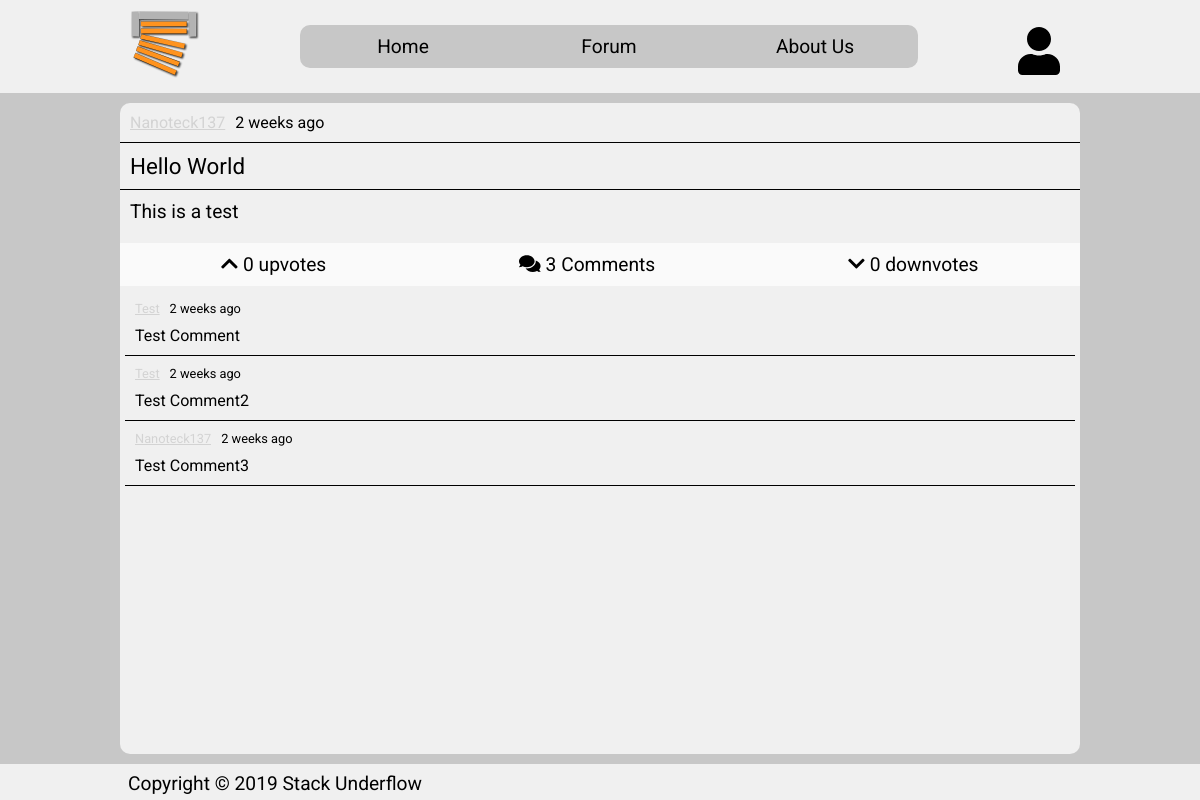
/view_post.php?p=1, run on the app's committed database.
### tables this page shows
CREATE TABLE users(
    uID int(8) PRIMARY KEY AUTO_INCREMENT,
    uName varchar (32) NOT NULL,
    uUsername varchar (64) NOT NULL,
    uEmail varchar (64) NOT NULL,
    uPassword varchar (128) NOT NULL,
    uBirthdate datetime NOT NULL,
    uCreatedDate datetime NOT NULL default CURRENT_TIMESTAMP,
    uUserType ENUM ('member', 'moderator', 'admin') NOT NULL DEFAULT 'member',
    uSignature varchar(32) DEFAULT "",
    uProfilePicture varchar(128) NOT NULL DEFAULT '',
    uTheme ENUM('light', 'dark') NOT NULL DEFAULT 'light'
);

CREATE TABLE forum_posts (
    pID int(8) PRIMARY KEY AUTO_INCREMENT,
    pTitle varchar(64) NOT NULL,
    pContent mediumtext NOT NULL,
    
    pAuthor int(8),
    FOREIGN KEY(pAuthor) REFERENCES users(uID),

    pCreatedDate datetime NOT NULL DEFAULT CURRENT_TIMESTAMP
);

CREATE TABLE forum_comments (
    cID int(8) PRIMARY KEY AUTO_INCREMENT,
    
    cPostID int(8),
    FOREIGN KEY(cPostID) REFERENCES forum_posts(pID),
    
    cContent mediumtext NOT NULL,
    
    cAuthor int(8),
    FOREIGN KEY(cAuthor) REFERENCES users(uID),

    cCreatedDate datetime NOT NULL default CURRENT_TIMESTAMP
);

### private/api/forum.php (called while the page is built, shortened)
<?php
class Comment
{
    private function __construct(int $id,
                                Post $post,
                                string $content,
                                AuthUser $author,
                                string $createdDate)
    {
        $this->content = $content;
        $this->author = $author;
        $this->createdDate = $createdDate;
    }
    public static function CreateForPost(Auth $auth, Post $post, $row)
    {
        $user = $auth->GetUserById($row["cAuthor"]);
        return new Comment(
            $row["cID"],
            $post,
            $row["cContent"],
            $user,
            $row["cCreatedDate"]
        );
    }
}
class Post
{
    public $database;
    public $auth;
    public $id;
    private function __construct(Database $database,
                                Auth $auth,
                                int $id,
                                string $title,
                                string $content,
                                AuthUser $author,
                                string $createdDate)
    {
        $this->database = $database;
        $this->auth = $auth;
        $this->id = $id;
        $this->title = $title;
        $this->content = $content;
        $this->author = $author;
        $this->createdDate = $createdDate;
    }
    public function GetUpvotesCount(): int
    {
        $postID = $this->id;
        $query = "SELECT * FROM forum_post_rate WHERE upValue=1 AND upPost=$postID";
        $result = $this->database->Query($query);
        return $result->GetNumRows();
    }
    public function GetDownvotesCount(): int
    {
        $postID = $this->id;
        $query = "SELECT * FROM forum_post_rate WHERE upValue=-1 AND upPost=$postID";
        $result = $this->database->Query($query);
        return $result->GetNumRows();
    }
    public function GetAllComments(): array
    {
        $comments = array();
        $postID = $this->id;
        $query = "SELECT * FROM forum_comments WHERE forum_comments.cPostID=$postID ORDER BY forum_comments.cCreatedDate";
        $result = $this->database->Query($query);
        for($i = 0; $i < $result->GetNumRows(); $i++)
        {
            $row = $result->GetRow($i);
            $comment = Comment::CreateForPost($this->auth, $this, $row);
            array_push($comments, $comment);
        }
        return $comments;
    }
    public static function CreateFromRow(Database $database, Auth $auth, $row): Post
    {
        $user = $auth->GetUserById($row["pAuthor"]);
        return new Post(
            $database,
            $auth,
            $row["pID"],
            $row["pTitle"],
            $row["pContent"],
            $user,
            $row["pCreatedDate"]
        );
    }
}
class Forum
{
    private $database;
    private $auth;
    public function __construct(Database $database, Auth $auth)
    {
        $this->database = $database;
        $this->auth = $auth;
    }
    public function GetPostById(int $id): ?Post
    {
        $query = "SELECT * FROM forum_posts WHERE pID=$id ORDER BY forum_posts.pCreatedDate DESC";
        $result = $this->database->Query($query);
        if($result->GetNumRows() === 1)
        {
            $row = $result->GetRow(0);
            return Post::CreateFromRow($this->database, $this->auth, $row);
        }
        else
        {
            throw new ForumPostNotFoundException();
        }
    }
}
?>

### private/api/auth.php (called while the page is built, shortened)
<?php
class AuthUser
{
    public function __construct(Database $database,
                                int $id,
                                string $name,
                                string $username,
                                string $email,
                                string $password,
                                string $birthdate,
                                string $createdDate,
                                string $type,
                                string $signature,
                                string $profilePicture,
                                string $theme)
    {
        $this->id = $id;
        $this->username = $username;
    }
    public static function CreateFromRow($database, $row): AuthUser
    {
        return new AuthUser(
            $database,
            $row["uID"],
            $row["uName"],
            $row["uUsername"],
            $row["uEmail"],
            $row["uPassword"],
            $row["uBirthdate"],
            $row["uCreatedDate"],
            $row["uUserType"],
            $row["uSignature"],
            $row["uProfilePicture"],
            $row["uTheme"]
        );
    }
}
class Auth
{
    public $database;
    public function __construct(Database $database)
    {
        $this->database = $database;
    }
    public function GetUserById(int $id): ?AuthUser
    {
        $query = "SELECT * FROM users WHERE uID=$id";
        try {
            $result = $this->database->Query($query);
            if($result->GetNumRows() === 1)
            {
                $row = $result->GetRow(0);
                return AuthUser::CreateFromRow($this->database, $row);
            }
            else
            {
                throw new AuthUserNotFoundException("User not found with id '$id'");
            }
        }
        catch(Exception $e)
        {
            throw new AuthUserNotFoundException("User not found with id '$id'");
        }
        return null;
    }
    public function IsUserLoggedIn()
    {
        return isset($_SESSION["valid_login"]) && $_SESSION["valid_login"] === true;
    }
}
?>

### private/api/database.php (called while the page is built, shortened)
<?php
class DatabaseResult
{
    private $rows;
    private $numRows;
    public function __construct(array $rows, int $numRows)
    {
        $this->rows = $rows;
        $this->numRows = $numRows;
    }
    public function GetNumRows(): int
    {
        return $this->numRows;
    }
    public function GetRow(int $index)
    {
        return $this->rows[$index];
    }
}
class Database
{
    private $connection;
    public function __construct()
    {
        $this->connection = new mysqli("localhost", "root", "", "stackunderflow");
    }
    public function Query(string $query)
    {
        $result = $this->connection->query($query);
        if(is_bool($result))
        {
            return new DatabaseResult(array(), 0);
        }
        else
        {
            return new DatabaseResult($result->fetch_all(MYSQLI_BOTH), $result->num_rows);
        }
        return null;
    }
}
?>

### private/common.php (called while the page is built, shortened)
<?php
require_once("private/api/database.php");
require_once("private/api/auth.php");
require_once("private/api/forum.php");
function common_start()
{
    $database = new Database();
    $auth = new Auth($database);
    $forum = new Forum($database, $auth);
}
function format_time($time)
{
    $time = time() - $time;
    $time = ($time < 1) ? 1 : $time;
    $tokens = array(
        31536000 => 'year',
        2592000 => 'month',
        604800 => 'week',
        86400 => 'day',
        3600 => 'hour',
        60 => 'minute',
        1 => 'second'
    );
    foreach ($tokens as $unit => $text)
    {
        if ($time < $unit) continue;
        $numberOfUnits = floor($time / $unit);
        return $numberOfUnits . ' ' . $text . (($numberOfUnits > 1) ? 's' : '');
    }
}
function format_time_data($time_data)
{
    return format_time(strtotime($time_data));
}
?>

### view_post.php (the view, shortened to what this page needs)
<?php
    require_once("private/common.php");
?>
<!DOCTYPE html>
<html>
<head>
    <?php include "template/head.php" ?>
    <link rel="stylesheet" href="css/pages/view_post.css">
</head>
<body>
    <?php
        try
        {
            $post = $forum->GetPostById($_GET["p"]);
            $comments = $post->GetAllComments();
        }
        catch(Exception $e)
        {
            header("location: index.php");
            exit();
        }
    ?>
    <div id="container">
        <?php include "template/header.php" ?>
        <main>
            <div id="view-post-author">
                <a href="view_profile.php"><?php echo $post->author->username; ?></a>
                <p><?php echo format_time_data($post->createdDate); ?> ago</p>
            </div>
            <p id="view-post-title"><?php echo $post->title; ?></p>
            <p id="view-post-content"><?php echo $post->content; ?></p>
            <div id="view-post-info">
                <?php
                if($auth->IsUserLoggedIn())
                {
                ?>
                <a href="rate.php?r=upvote&p=<?php echo $post->id; ?>">
                    <i class="fas fa-chevron-up"></i>
                    <?php echo $post->GetUpvotesCount(); ?> <span class="view-post-info-text">upvotes</span>
                </a>
                <?php
                }
                else
                {
                ?>
                <p href="rate.php?r=upvote&p=<?php echo $post->id; ?>">
                    <i class="fas fa-chevron-up"></i>
                    <?php echo $post->GetUpvotesCount(); ?> <span class="view-post-info-text">upvotes</span>
                </p>
                <?php
                }
                ?>
                <p>
                    <i class="fas fa-comments"></i> <?php echo count($comments); ?> <span
                        class="view-post-info-text">Comments</span>
                </p>
                <?php
                if($auth->IsUserLoggedIn())
                {
                ?>
                <a href="rate.php?r=downvote&p=<?php echo $post->id; ?>">
                    <i class="fas fa-chevron-down"></i>
                    <?php echo $post->GetDownvotesCount(); ?> <span class="view-post-info-text">downvotes</span>
                </a>
                <?php
                }
                else
                {
                ?>
                <p href="rate.php?r=downvote&p=<?php echo $post->id; ?>">
                    <i class="fas fa-chevron-down"></i>
                    <?php echo $post->GetDownvotesCount(); ?> <span class="view-post-info-text">downvotes</span>
                </p>
                <?php
                }
                ?>
            </div>
            <div id="view-post-comments">
            <?php
            for($i = 0; $i < count($comments); $i++)
            {
                $comment = $comments[$i];
            ?>
                <div class="view-post-comment">
                    <div class="view-post-comment-author">
                        <a
                            href="view_profile.php?p=<?php echo $comment->author->id?>"><?php echo $comment->author->username; ?></a>
                        <p><?php echo format_time_data($comment->createdDate); ?> ago</p>
                    </div>
                    <p class="view-post-commment-content"><?php echo $comment->content; ?></p>
                </div>
                <?php
            }
            ?>
            </div>
        </main>
        <?php include "template/footer.php" ?>
    </div>
</body>
</html>

### css/common/main.css (style rules this page uses)
* { margin: 0; padding: 0; font-family: 'Roboto', sans-serif; }
html,body { height: 100%; min-height: 100%; }
body { background-color: var(--primary-background-color-dark); }
p, h1, h2, h3, h4, h5, h6, i, svg { color: var(--primary-background-color-on); }
#container { display: flex; min-height: 100vh; flex-direction: column; }
main { display: flex; flex-direction: column; flex: 1; background-color: var(--primary-background-color); }
@media all and (min-width: 960px) { main { width: 960px; margin: 10px auto; border-radius: 10px; } }

### css/pages/view_post.css (style rules this page uses)
#view-post-author { display: flex; flex-direction: row; padding: 10px; }
#view-post-author a { color: lightgray; margin-right: 10px; }
#view-post-title { font-size: 1.4em; padding: 10px; border-top: 1px solid black; }
#view-post-content { font-size: 1.2em; padding: 10px; border-top: 1px solid black; }
#view-post-info { display: flex; flex-direction: row; justify-content: space-around; background-color: var(--primary-background-color-light); font-size: 1.2em; padding: 10px 5px; margin: 10px 0px; margin-bottom: 0px; }
#view-post-info p { color: var(--primary-background-color-light-on); }
#view-post-info svg { color: var(--primary-background-color-light-on); }
.view-post-info-text { display: none; }
#view-post-comments { flex: 1; padding: 5px; }
.view-post-comment { border-bottom: 1px solid black; }
.view-post-comment-author { display: flex; flex-direction: row; padding: 10px; padding-bottom: 0px; font-size: 0.8em; }
.view-post-comment-author a { color: lightgray; margin-right: 10px; overflow: hidden; text-overflow: ellipsis; max-width: 50%; }
.view-post-commment-content { padding: 10px; }
@media all and (min-width: 960px) { .view-post-info-text { display: inline; } }

### data on the page
users: uUsername "Nanoteck137"
forum_posts: pCreatedDate "2 weeks", pTitle "Hello World", pContent "This is a test"
forum_comments: cAuthor.uUsername "Test", cCreatedDate "2 weeks", cContent "Test Comment"
forum_comments: cAuthor.uUsername "Test", cCreatedDate "2 weeks", cContent "Test Comment2"
forum_comments: cAuthor.uUsername "Nanoteck137", cCreatedDate "2 weeks", cContent "Test Comment3"

### other printed values
$post->GetUpvotesCount() "0"
count($comments) "3"
$post->GetDownvotesCount() "0"
